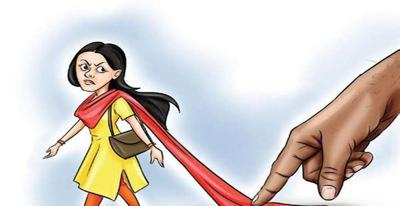
#> input picture img_now.jpg, 400 x 206 px, found by its file name
$ python -i image_processing.py   (imports and definitions only)   (older library calls are emulated)
#> lines starting #> are read from the running program, lines starting #| are printed output that depends on the picture
import numpy as np
from PIL import Image,ImageEnhance
import matplotlib
# [1 line not run here, left out]
import matplotlib.pyplot as plt
import math
from collections import Counter
from pylab import savefig
import cv2


# [64 lines left out: functions grayscale, is_grey_scale, zoomin, not called in this run]


def zoomout():
    img = Image.open("static/img/img_now.jpg")
#> img is the input picture: PIL image 400x206 RGB; mean R, G, B 215.6, 207.3, 203.3
    img = img.convert("RGB")
    x, y = img.size
#> x = 400; y = 206
    new_arr = Image.new("RGB", (int(x / 2), int(y / 2)))
#> new_arr: PIL image 200x103 RGB; every value is 0
    r = [0, 0, 0, 0]
    g = [0, 0, 0, 0]
    b = [0, 0, 0, 0]

    for i in range(0, int(x/2)):
        for j in range(0, int(y/2)):
            r[0], g[0], b[0] = img.getpixel((2 * i, 2 * j))
            r[1], g[1], b[1] = img.getpixel((2 * i + 1, 2 * j))
            r[2], g[2], b[2] = img.getpixel((2 * i, 2 * j + 1))
            r[3], g[3], b[3] = img.getpixel((2 * i + 1, 2 * j + 1))
            new_arr.putpixel((int(i), int(j)), (int((r[0] + r[1] + r[2] + r[3]) / 4), int(
                (g[0] + g[1] + g[2] + g[3]) / 4), int((b[0] + b[1] + b[2] + b[3]) / 4)))
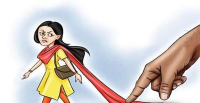
#> new_arr: PIL image 200x103 RGB; mean R, G, B 215.3, 207.1, 203.1
#> after the loop, b = [252, 253, 252, 252]; g = [252, 253, 252, 252]; r = [252, 253, 252, 252]
    new_arr = np.uint8(new_arr)
    new_img = Image.fromarray(new_arr)
    new_img.save("static/img/img_now.jpg")


# [205 lines left out: functions move_left, move_right, move_up, move_down, brightness_addition, brightness_substraction and 11 more, not called in this run]

>>> result = zoomout()
